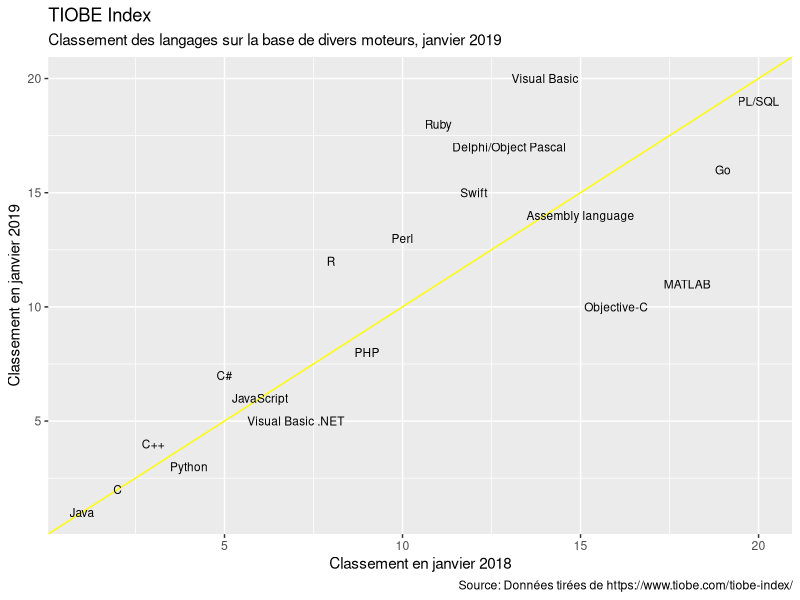
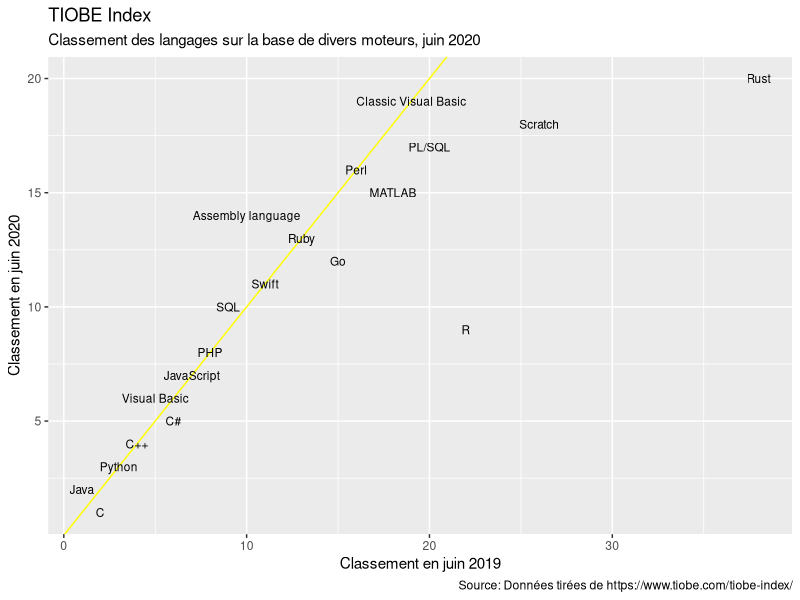
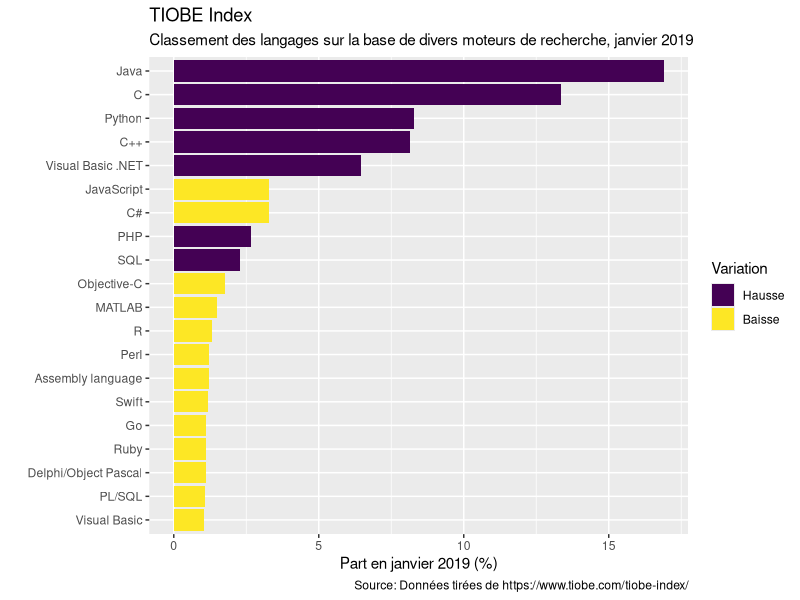
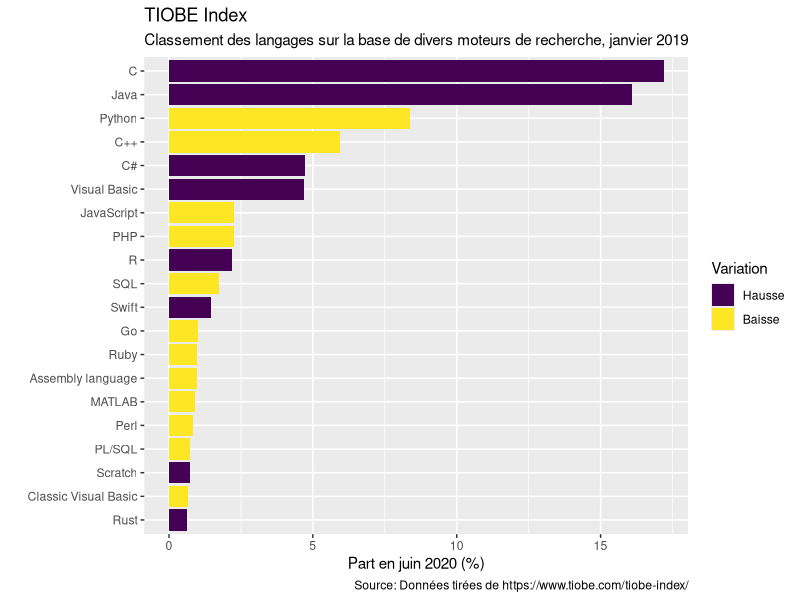
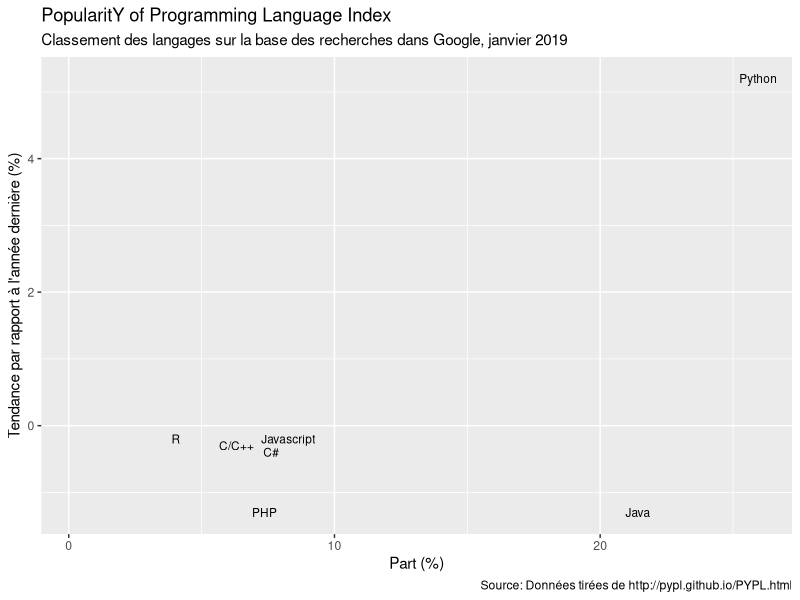
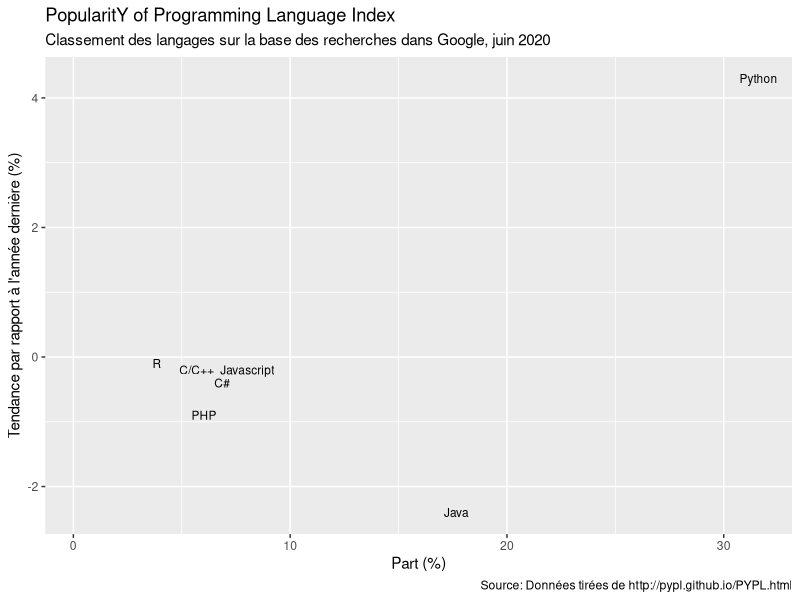
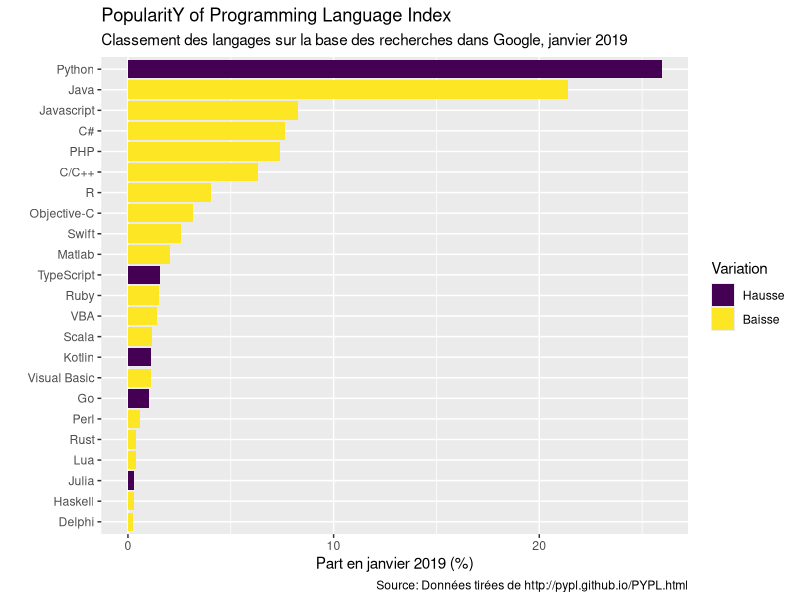
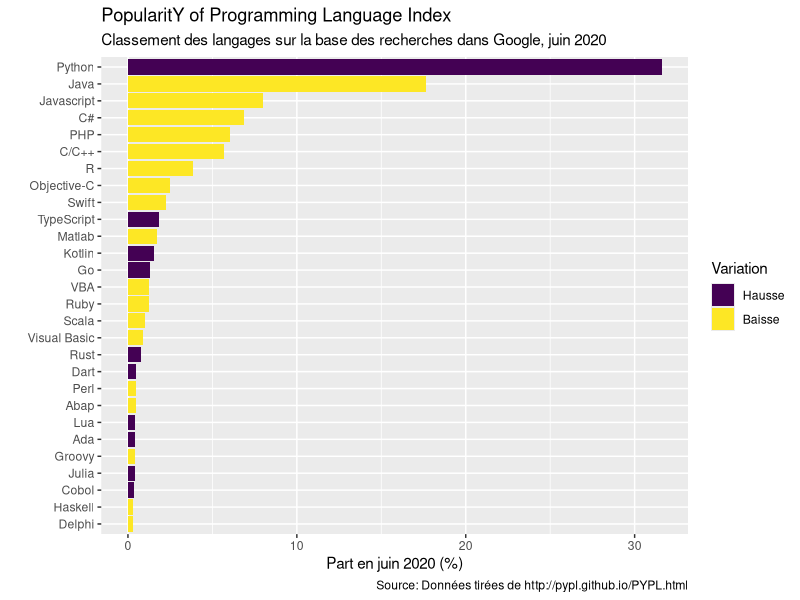

R code for these plots, in order: (Note: this script raises an error after producing the figures.)
## ---- chunk 1
knitr::opts_chunk$set(warning=FALSE, message=FALSE, echo = FALSE)

######################################################################################################
### TIME ZONE
######################################################################################################
Sys.setenv(TZ="Africa/Bamako") # vérifer

##########################################################################
########################################/// PACKAGES ///
##########################################################################
# Packages (s'assurer que ces packages sont installées avant l'exécution du code)
library(tidyverse)
library(readxl)
library(knitr)
## ---- chunk 2

tiobe_index_1 <- read_csv("tiobe_index_1.csv")

tiobe_index_1 %>% 
  ggplot(mapping = aes(x = janv_2018, y = janv_2019)) + 
  geom_abline(mapping = aes(intercept = 0, slope = 1), color = "yellow") +
  geom_text(mapping = aes(label = `Programming Language`), size = 3)  +
  labs(x = "Classement en janvier 2018", y = "Classement en janvier 2019",
       caption = paste("Source: Données tirées de https://www.tiobe.com/tiobe-index/"),
       title = paste("TIOBE Index"),
       subtitle = paste("Classement des langages sur la base de divers moteurs, janvier 2019") )

## ---- chunk 3

tiobe_index_2 <- read_csv("tiobe_index_2.csv")

tiobe_index_2 %>% 
  ggplot(mapping = aes(x = juin_2019, y = juin_2020)) + 
  geom_abline(mapping = aes(intercept = 0, slope = 1), color = "yellow") +
  geom_text(mapping = aes(label = `Programming Language`), size = 3)  +
  labs(x = "Classement en juin 2019", y = "Classement en juin 2020",
       caption = paste("Source: Données tirées de https://www.tiobe.com/tiobe-index/"),
       title = paste("TIOBE Index"),
       subtitle = paste("Classement des langages sur la base de divers moteurs, juin 2020") )

## ---- chunk 4

indexR_1 <- tiobe_index_1$janv_2019[tiobe_index_1$Language == "R"]

tiobe_index_1 %>% 
  mutate(direction = ifelse(Variation >0, 1, 2),
         direction = factor(direction, levels = c(1, 2), labels = c("Hausse", "Baisse"), ordered = TRUE)) %>% 
  ggplot(mapping = aes(x = reorder(`Programming Language`, Ratings) , y = Ratings*100, fill = direction)) +
  geom_col() + 
  coord_flip() +
  labs(x = "", y = "Part en janvier 2019 (%)", fill = "Variation",
       caption = paste("Source: Données tirées de https://www.tiobe.com/tiobe-index/"),
       title = paste("TIOBE Index"),
       subtitle = paste("Classement des langages sur la base de divers moteurs de recherche, janvier 2019") )

## ---- chunk 5

indexR_2 <- tiobe_index_2$juin_2020[tiobe_index_2$Language == "R"]

tiobe_index_2 %>% 
  mutate(direction = ifelse(Variation >0, 1, 2),
         direction = factor(direction, levels = c(1, 2), labels = c("Hausse", "Baisse"), ordered = TRUE)) %>% 
  ggplot(mapping = aes(x = reorder(`Programming Language`, Ratings) , y = Ratings*100, fill = direction)) +
  geom_col() + 
  coord_flip() +
  labs(x = "", y = "Part en juin 2020 (%)", fill = "Variation",
       caption = paste("Source: Données tirées de https://www.tiobe.com/tiobe-index/"),
       title = paste("TIOBE Index"),
       subtitle = paste("Classement des langages sur la base de divers moteurs de recherche, janvier 2019") )

## ---- chunk 6

pypl_rank_1 <- read_csv("pypl_rank_1.csv")

indexR <- pypl_rank_1$Rank[pypl_rank_1$Language == "R"]

pypl_rank_1 %>% 
  mutate(languagetop10 = ifelse(Rank<=indexR, Language, NA),
         colorR = (Language == "R")) %>% 
  ggplot(data = ,
         mapping = aes(x = Share*100, y = Trend*100)) + 
  geom_text(mapping = aes(label = languagetop10), size = 3) + 
  labs(x = "Part (%)", y = "Tendance par rapport à l'année dernière (%)",
       caption = paste("Source: Données tirées de http://pypl.github.io/PYPL.html"),
       title = paste("PopularitY of Programming Language Index"),
       subtitle = paste("Classement des langages sur la base des recherches dans Google, janvier 2019") )


## ---- chunk 7

pypl_rank_2 <- read_csv("pypl_rank_2.csv")

indexR <- pypl_rank_2$Rank[pypl_rank_2$Language == "R"]

pypl_rank_2 %>% 
  mutate(languagetop10 = ifelse(Rank<=indexR, Language, NA),
         colorR = (Language == "R")) %>% 
  ggplot(data = ,
         mapping = aes(x = Share*100, y = Trend*100)) + 
  geom_text(mapping = aes(label = languagetop10), size = 3) + 
  labs(x = "Part (%)", y = "Tendance par rapport à l'année dernière (%)",
       caption = paste("Source: Données tirées de http://pypl.github.io/PYPL.html"),
       title = paste("PopularitY of Programming Language Index"),
       subtitle = paste("Classement des langages sur la base des recherches dans Google, juin 2020") )


## ---- chunk 8

pypl_rank_1 %>% 
  mutate(direction = ifelse(Trend >0, 1, 2),
         direction = factor(direction, levels = c(1, 2), labels = c("Hausse", "Baisse"), ordered = TRUE)) %>% 
  ggplot(mapping = aes(x = reorder(Language, Share) , y = Share*100, fill = direction)) +
  geom_col() + 
  coord_flip() +
  labs(x = "", y = "Part en janvier 2019 (%)", fill = "Variation",
       caption = paste("Source: Données tirées de http://pypl.github.io/PYPL.html"),
       title = paste("PopularitY of Programming Language Index"),
       subtitle = paste("Classement des langages sur la base des recherches dans Google, janvier 2019") )
## ---- chunk 9
pypl_rank_2 %>% 
  mutate(direction = ifelse(Trend >0, 1, 2),
         direction = factor(direction, levels = c(1, 2), labels = c("Hausse", "Baisse"), ordered = TRUE)) %>% 
  ggplot(mapping = aes(x = reorder(Language, Share) , y = Share*100, fill = direction)) +
  geom_col() + 
  coord_flip() +
  labs(x = "", y = "Part en juin 2020 (%)", fill = "Variation",
       caption = paste("Source: Données tirées de http://pypl.github.io/PYPL.html"),
       title = paste("PopularitY of Programming Language Index"),
       subtitle = paste("Classement des langages sur la base des recherches dans Google, juin 2020") )
## ---- chunk 10
include_graphics("Rwebpage_home.png")
## ---- chunk 11
include_graphics("Rwebpage_CRAN.png")
## ---- chunk 12
include_graphics("Rwebpage_download_1.png")
## ---- chunk 13
include_graphics("Rwebpage_download_2.png")
## ---- chunk 14
include_graphics("Rwebpage_download_3.png")
## ---- chunk 15
include_graphics("Rgui.png")
## ---- chunk 16
include_graphics("Rterminal.png")
## ---- chunk 17
include_graphics("RStudio_home.png")
## ---- chunk 18
include_graphics("RStudio_download.png")
## ---- chunk 19
include_graphics("RStudio_gui_1.png")
## ---- chunk 20
include_graphics("RStudio_gui_2.png")
